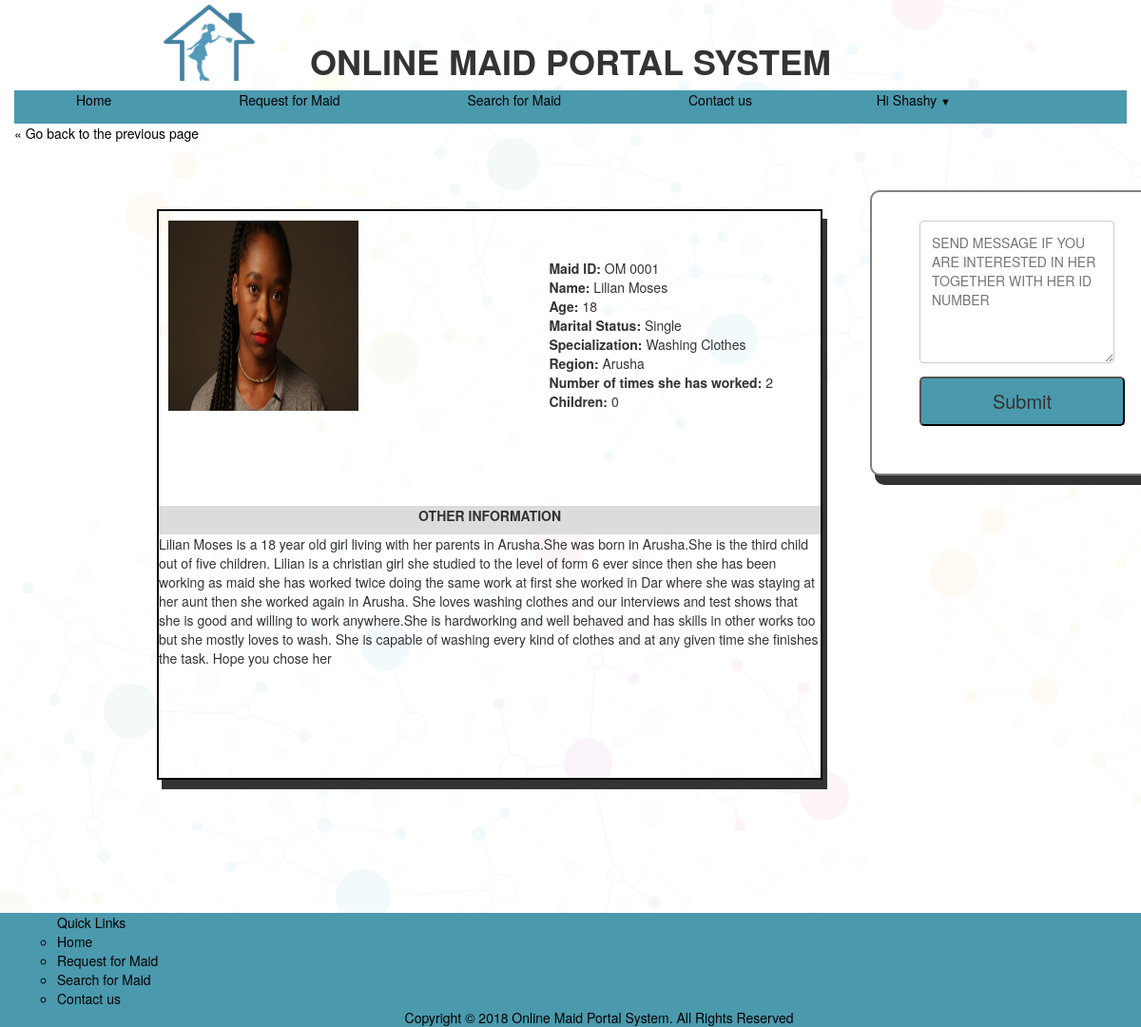
Page /view.php?id=22 (signed in) on the committed database.
### tables this page shows
CREATE TABLE `list` (
  `id` int(11) NOT NULL auto_increment,
  `img` varchar(200) NOT NULL,
  `identity` varchar(200) NOT NULL,
  `fname` varchar(20) NOT NULL,
  `age` varchar(20) NOT NULL,
  `status` varchar(40) NOT NULL,
  `specialization` varchar(100) NOT NULL,
  `region` varchar(40) NOT NULL,
  `experience` int(20) NOT NULL,
  `children` int(20) NOT NULL,
  `description` varchar(2000) NOT NULL,
  PRIMARY KEY  (`id`)
);

### view.php (the view, shortened to what this page needs)
<!DOCTYPE html>
<html>
<head>
<link href="bootstrap.min.css" rel="stylesheet">
<link rel="stylesheet" href="style.css" type="text/css">
<link rel="stylesheet" href="home.css" type="text/css">
<link rel="stylesheet" href="view.css" type="text/css">
</head>
<body style="background: url(images/a.jpg)">
<div class="container">
<div class="header-left">
<img src="images/1.jpg">
</div>
<h1 align="center">ONLINE MAID PORTAL SYSTEM</h1>
<div class="top">
<a  href="home.php"class="active">Home</a>
<a href="order.php">Request for Maid</a>
<a href="search.php">Search for Maid</a>
<a href="contact.php">Contact us</a>
<div class="submenu">
<a class="dropbtn">Hi <?php echo $_SESSION['username']; ?>
 <span class="arrow">&#9660;</span>
</a>
</div>
</div>
<p><a href="javascript:history.go(-1)" title="Return to the previous Page">&laquo; Go back to the previous page</a></p>
<div class="view">
<div class="left">
<?php
 $connection = mysqli_connect('localhost', 'root', '');
$maid_id=$_GET['id'];
$query="SELECT *FROM list WHERE id=$maid_id";
        $result = mysqli_query($connection,$query);
    while($row=mysqli_fetch_array($result))
        {
            $maid_id=$row[2];
            $maid_name=$row[3];
            $maid_age=$row[4];
            $maid_status=$row[5];
            $maid_spec=$row[6];
            $maid_region=$row[7];
            $maid_exp=$row[8];
            $maid_children=$row[9];
            $maid_dis=$row[10];
           ?>
            <div class="img">
          <p><img src="admin/uploads/<?php echo $row[1]; ?>" width="200px" height="200px"></p>
        </div>
        <div class="details">
            <b>Maid ID:</b>             <?php echo $maid_id;  ?><br/>
            <b>Name: </b>                 <?php echo $maid_name;  ?><br/>
            <b>Age:</b>                   <?php echo $maid_age;  ?><br/>
            <b>Marital Status:</b>              <?php echo $maid_status;  ?><br/>
            <b>Specialization: </b>        <?php echo $maid_spec;  ?><br/>
            <b> Region:</b>      <?php echo $maid_region;  ?><br/>
              <b> Number of times she has worked: </b>  <?php echo $maid_exp;  ?><br/>
             <b> Children: </b>   <?php echo $maid_children;  ?><br/>
</div>
<div class="more"><b>OTHER INFORMATION</b></div>
<?php echo $maid_dis;  ?></br/>
</div>
<div id="popup">
 <form action=" "method="post" id="sel">
<p><textarea placeholder="SEND MESSAGE IF YOU ARE INTERESTED IN HER TOGETHER WITH HER ID NUMBER" name="message"></textarea></p>
     <p> <input type="submit" name="submit" value="Submit" id="submitbtn"></p>
  </form>
</div>
<?php }
?>
</div>
</div>
<div class="footer" style="margin-top: 70px;">
       <ul>
    Quick Links
<li><a  href="home.php"class="active">Home</a></li>
<li><a href="order.php">Request for Maid</a></li>
<li><a href="search.php">Search for Maid</a></li>
<li><a href="contact.php">Contact us</a></li>
<center>Copyright &copy; 2018 Online Maid Portal System. All Rights Reserved</center>
</ul>
</div>
</body>
</html>

### style.css (style rules this page uses)
.top { background-color:#4B99AD; height: 35px; }
.top a { color: black; text-decoration: none; }

### home.css (style rules this page uses)
.container { width: 100%; }
.top a { padding: 20px 65px; }
.active { background-color: ; }
.header-left { width:210px; height:40px; }
.header-left img { width:150px; height:80px; margin-left:130px; margin-top: 5px; }
h1 { margin-top: 5px; font-weight: bold; }
.submenu { float: right; margin-right: 120px; overflow: hidden; }
.arrow { font-size:11px; }
ul { list-style-type: circle; margin-left:20px; margin-top:140px; color: black; }
li a { text-decoration: none; color: black; }
.footer { background-color: #4B99AD; height: 120px; }

### view.css (style rules this page uses)
.view { height: 600px; width: 1000px; }
#sel { width:320px; height:300px; padding:10px 50px; border:2px solid gray; border-radius:10px; background-color:#fff; margin:0 auto; box-shadow: 5px 10px; }
textarea { width: 95%; padding: 12px; border: 1px solid #ccc; border-radius: 4px; box-sizing: border-box; margin-top: 20px; height: 150px; }
#submitbtn { width:100%; text-align:center; display:block; background-color: #4B99AD;; padding:10px 0; font-size:20px; cursor:pointer; border-radius:5px }
a { text-decoration:none; color: black; }
.left { margin: 0 auto; margin-top: 70px; width:700px; height: 600px; border:2px solid black; box-shadow: 5px 10px; }
.details { float: right; margin-top: -170px; margin-right: 50px; text-align: left; }
.img { margin-left: 10px; margin-top: 10px; }
.more { background-color: #dcdcdc; height: 30px; margin-top: 100px; text-align: center; }
#popup { margin-left: 900px; position:fixed; margin-top: -620px; }

### rows in the picture
list: img (picture), identity "OM 0001", fname "Lilian Moses", age "18", status "Single", specialization "Washing Clothes", region "Arusha", experience "2", children "0", description "Lilian Moses is a 18 year old girl living with her parents in Arusha.She was born in Arusha.She is the third child out of five children. Lilian is a christian girl she studied to the level of form 6 ever since then she has been working as maid she has worked twice doing the same work at first she worked in Dar where she was staying at her aunt then she worked again in Arusha. She loves washing clothes and our interviews and test shows that she is good and willing to work anywhere.She is hardworking and well behaved and has skills in other works too but she mostly loves to wash. She is capable of washing every kind of clothes and at any given time she finishes the task. Hope you chose her"

### other values in the picture
$_SESSION['username'] "Shashy"
